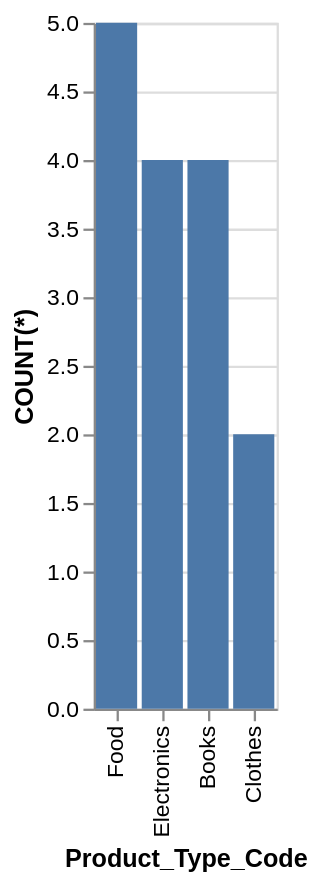

Specify this chart in Vega-Lite:
### Vega-Lite specification from a JSON file in a GitHub repository (floating-point values rounded to 4 significant figures)
{"data": {"values": [{"x_data": "Food", "y_data": 5}, {"x_data": "Electronics", "y_data": 4}, {"x_data": "Books", "y_data": 4}, {"x_data": "Clothes", "y_data": 2}]}, "mark": "bar", "encoding": {"x": {"field": "x_data", "type": "nominal", "title": "Product_Type_Code", "sort": {"op": "sum", "field": "y_data", "order": "descending"}}, "y": {"field": "y_data", "type": "quantitative", "title": "COUNT(*)"}}}
